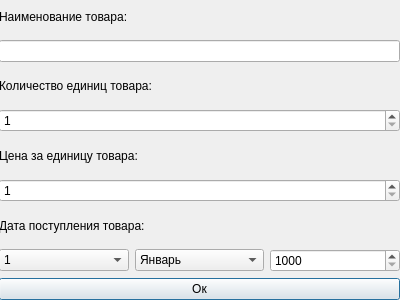
<?xml version="1.0" encoding="UTF-8"?>
<ui version="4.0">
 <class>pushbackelement</class>
 <widget class="QDialog" name="pushbackelement">
  <property name="geometry">
   <rect>
    <x>0</x>
    <y>0</y>
    <width>400</width>
    <height>300</height>
   </rect>
  </property>
  <property name="windowTitle">
   <string>Dialog</string>
  </property>
  <widget class="QWidget" name="gridLayoutWidget">
   <property name="geometry">
    <rect>
     <x>-1</x>
     <y>-1</y>
     <width>401</width>
     <height>301</height>
    </rect>
   </property>
   <layout class="QGridLayout" name="gridLayout">
    <item row="7" column="0">
     <layout class="QHBoxLayout" name="horizontalLayout">
      <item>
       <widget class="QComboBox" name="dayComboBox">
        <item>
         <property name="text">
          <string>1</string>
         </property>
        </item>
        <item>
         <property name="text">
          <string>2</string>
         </property>
        </item>
        <item>
         <property name="text">
          <string>3</string>
         </property>
        </item>
        <item>
         <property name="text">
          <string>4</string>
         </property>
        </item>
        <item>
         <property name="text">
          <string>5</string>
         </property>
        </item>
        <item>
         <property name="text">
          <string>6</string>
         </property>
        </item>
        <item>
         <property name="text">
          <string>7</string>
         </property>
        </item>
        <item>
         <property name="text">
          <string>8</string>
         </property>
        </item>
        <item>
         <property name="text">
          <string>9</string>
         </property>
        </item>
        <item>
         <property name="text">
          <string>10</string>
         </property>
        </item>
        <item>
         <property name="text">
          <string>11</string>
         </property>
        </item>
        <item>
         <property name="text">
          <string>12</string>
         </property>
        </item>
        <item>
         <property name="text">
          <string>13</string>
         </property>
        </item>
        <item>
         <property name="text">
          <string>14</string>
         </property>
        </item>
        <item>
         <property name="text">
          <string>15</string>
         </property>
        </item>
        <item>
         <property name="text">
          <string>16</string>
         </property>
        </item>
        <item>
         <property name="text">
          <string>17</string>
         </property>
        </item>
        <item>
         <property name="text">
          <string>18</string>
         </property>
        </item>
        <item>
         <property name="text">
          <string>19</string>
         </property>
        </item>
        <item>
         <property name="text">
          <string>20</string>
         </property>
        </item>
        <item>
         <property name="text">
          <string>21</string>
         </property>
        </item>
        <item>
         <property name="text">
          <string>22</string>
         </property>
        </item>
        <item>
         <property name="text">
          <string>23</string>
         </property>
        </item>
        <item>
         <property name="text">
          <string>24</string>
         </property>
        </item>
        <item>
         <property name="text">
          <string>25</string>
         </property>
        </item>
        <item>
         <property name="text">
          <string>26</string>
         </property>
        </item>
        <item>
         <property name="text">
          <string>27</string>
         </property>
        </item>
        <item>
         <property name="text">
          <string>28</string>
         </property>
        </item>
        <item>
         <property name="text">
          <string>29</string>
         </property>
        </item>
        <item>
         <property name="text">
          <string>30</string>
         </property>
        </item>
        <item>
         <property name="text">
          <string>31</string>
         </property>
        </item>
       </widget>
      </item>
      <item>
       <widget class="QComboBox" name="monthComboBox">
        <item>
         <property name="text">
          <string>Январь</string>
         </property>
        </item>
        <item>
         <property name="text">
          <string>Февраль</string>
         </property>
        </item>
        <item>
         <property name="text">
          <string>Март</string>
         </property>
        </item>
        <item>
         <property name="text">
          <string>Апрель</string>
         </property>
        </item>
        <item>
         <property name="text">
          <string>Май</string>
         </property>
        </item>
        <item>
         <property name="text">
          <string>Июнь</string>
         </property>
        </item>
        <item>
         <property name="text">
          <string>Июль</string>
         </property>
        </item>
        <item>
         <property name="text">
          <string>Август</string>
         </property>
        </item>
        <item>
         <property name="text">
          <string>Сентябрь</string>
         </property>
        </item>
        <item>
         <property name="text">
          <string>Октябрь</string>
         </property>
        </item>
        <item>
         <property name="text">
          <string>Ноябрь</string>
         </property>
        </item>
        <item>
         <property name="text">
          <string>Декабрь</string>
         </property>
        </item>
       </widget>
      </item>
      <item>
       <widget class="QSpinBox" name="yearSpinBox">
        <property name="minimum">
         <number>1000</number>
        </property>
        <property name="maximum">
         <number>9999</number>
        </property>
       </widget>
      </item>
     </layout>
    </item>
    <item row="5" column="0">
     <widget class="QSpinBox" name="spinBox_2">
      <property name="minimum">
       <number>1</number>
      </property>
     </widget>
    </item>
    <item row="2" column="0">
     <widget class="QLabel" name="label_2">
      <property name="text">
       <string>Количество единиц товара:</string>
      </property>
     </widget>
    </item>
    <item row="6" column="0">
     <widget class="QLabel" name="label_4">
      <property name="text">
       <string>Дата поступления товара:</string>
      </property>
     </widget>
    </item>
    <item row="4" column="0">
     <widget class="QLabel" name="label_3">
      <property name="text">
       <string>Цена за единицу товара:</string>
      </property>
     </widget>
    </item>
    <item row="0" column="0">
     <widget class="QLabel" name="label">
      <property name="text">
       <string>Наименование товара:</string>
      </property>
     </widget>
    </item>
    <item row="1" column="0">
     <widget class="QLineEdit" name="lineEdit"/>
    </item>
    <item row="3" column="0">
     <widget class="QSpinBox" name="spinBox">
      <property name="minimum">
       <number>1</number>
      </property>
     </widget>
    </item>
    <item row="8" column="0">
     <widget class="QPushButton" name="pushButton">
      <property name="text">
       <string>Ок</string>
      </property>
     </widget>
    </item>
   </layout>
  </widget>
 </widget>
 <resources/>
 <connections/>
</ui>
